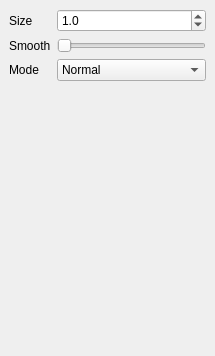
<?xml version="1.0" encoding="UTF-8"?>
<ui version="4.0">
 <class>BrushPropertyWindow</class>
 <widget class="QDockWidget" name="BrushPropertyWindow">
  <property name="geometry">
   <rect>
    <x>0</x>
    <y>0</y>
    <width>215</width>
    <height>356</height>
   </rect>
  </property>
  <property name="sizePolicy">
   <sizepolicy hsizetype="Minimum" vsizetype="Minimum">
    <horstretch>0</horstretch>
    <verstretch>0</verstretch>
   </sizepolicy>
  </property>
  <property name="minimumSize">
   <size>
    <width>215</width>
    <height>144</height>
   </size>
  </property>
  <property name="windowTitle">
   <string>Brush Properties</string>
  </property>
  <widget class="QWidget" name="dockWidgetContents">
   <property name="layoutDirection">
    <enum>Qt::LeftToRight</enum>
   </property>
   <layout class="QGridLayout" name="gridLayout_2">
    <item row="0" column="0">
     <layout class="QGridLayout" name="gridLayout">
      <item row="0" column="0">
       <widget class="QLabel" name="label">
        <property name="text">
         <string>Size</string>
        </property>
       </widget>
      </item>
      <item row="1" column="1">
       <widget class="QSlider" name="smoothControl">
        <property name="maximum">
         <number>50</number>
        </property>
        <property name="orientation">
         <enum>Qt::Horizontal</enum>
        </property>
       </widget>
      </item>
      <item row="1" column="0">
       <widget class="QLabel" name="label_3">
        <property name="text">
         <string>Smooth</string>
        </property>
       </widget>
      </item>
      <item row="2" column="0">
       <widget class="QLabel" name="label_2">
        <property name="text">
         <string>Mode</string>
        </property>
       </widget>
      </item>
      <item row="2" column="1">
       <widget class="QComboBox" name="modeControl">
        <property name="currentText">
         <string>Normal</string>
        </property>
        <item>
         <property name="text">
          <string>Normal</string>
         </property>
        </item>
        <item>
         <property name="text">
          <string>Behind</string>
         </property>
        </item>
        <item>
         <property name="text">
          <string>Erase</string>
         </property>
        </item>
        <item>
         <property name="text">
          <string>Add</string>
         </property>
        </item>
        <item>
         <property name="text">
          <string>Multiply</string>
         </property>
        </item>
        <item>
         <property name="text">
          <string>PreserveAlpha</string>
         </property>
        </item>
       </widget>
      </item>
      <item row="3" column="0">
       <spacer name="verticalSpacer">
        <property name="orientation">
         <enum>Qt::Vertical</enum>
        </property>
        <property name="sizeHint" stdset="0">
         <size>
          <width>20</width>
          <height>40</height>
         </size>
        </property>
       </spacer>
      </item>
      <item row="0" column="1">
       <layout class="QHBoxLayout" name="horizontalLayout">
        <item>
         <widget class="QDoubleSpinBox" name="sizeControl">
          <property name="decimals">
           <number>1</number>
          </property>
          <property name="minimum">
           <double>0.100000000000000</double>
          </property>
          <property name="maximum">
           <double>100.000000000000000</double>
          </property>
          <property name="value">
           <double>1.000000000000000</double>
          </property>
         </widget>
        </item>
       </layout>
      </item>
     </layout>
    </item>
   </layout>
  </widget>
 </widget>
 <resources/>
 <connections/>
</ui>
